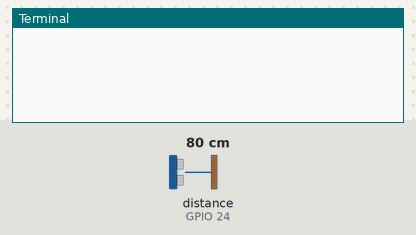
Recording of a program running on a simulated Raspberry Pi (BCM pin numbers). On the bench: the last lines printed to the terminal. The inputs (shaded band) are chosen by the test bench; at power-on: distance to the obstacle (sensor on GPIO 24) 80 cm. The echo pulse lasts 58.3 µs per cm; the clock reads 2024-03-15 10:24:30 at power-on unless the program sets it; speech is not drawn; the words are listed on the console.

Above: at 1.2 s.
1.3 s: distance to the obstacle (sensor on GPIO 24) set to 2 cm
At 3.5 s:
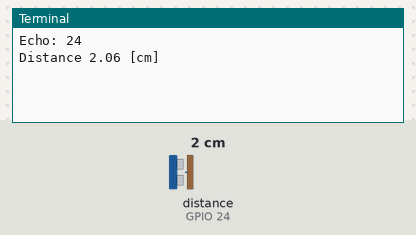
4.3 s: distance to the obstacle (sensor on GPIO 24) set to 4 cm
At 6.6 s:
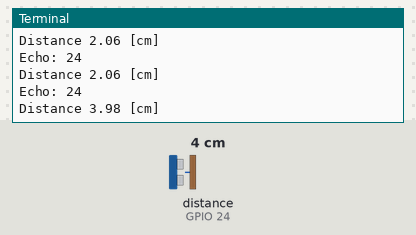

The program:

ultrasonico.py
```python
import time #se necesita para usar las funciones de tiempo
from subprocess import call #la necesitamos para la interrupcion de teclado
import RPi.GPIO as GPIO
import numpy as np

#---------------------------------------------------------------
try:
    import pyttsx

    engine = pyttsx.init()

    rate = engine.getProperty('rate')
    volume = engine.getProperty('volume')
    engine.setProperty('volume', volume-0.25)
    engine.setProperty('rate', rate-50)
    voices = engine.getProperty('voices')
    engine.setProperty('voice','spanish-latin-am')
except:
    print "Error in tts"

#---------------------------------------------------------------


# GPIO.setmode(GPIO.BOARD) #Queremos usar la numeracion de la placa

out_data = list()
out_data.append('distance[cm]')
GPIO.setmode(GPIO.BCM)

  #Definimos los dos pines del sensor que hemos conectado: Trigger y Echo
Trig = 23
Echo = 24

   #Hay que configurar ambos pines del HC-SR04
GPIO.setup(Trig, GPIO.OUT)
GPIO.setup(Echo, GPIO.IN)

def Ultrasonic():
        GPIO.output(Trig, GPIO.LOW)

        #time.sleep(2*10**-6) #esperamos dos microsegundos
        time.sleep(2)
        GPIO.output(Trig, True) #encendemos el pin Trig
        time.sleep(0.00001) #esperamos diez microsegundos
        GPIO.output(Trig, GPIO.LOW)

        print 'Echo:',Echo

        while True:
            start = time.time()
            if GPIO.input(Echo) == GPIO.HIGH:
                break

        while True:
            end = time.time()
            if GPIO.input(Echo) == GPIO.LOW:
                break


        #print "Time ", start,end
        duracion = end-start
        distance = duracion*34300/2
        out_data.append(distance)


        print "Distance %.2f [cm]" %distance

        if distance<10:
            try:
                engine.say(str(distance))
                engine.runAndWait()
            except:
                print "Error in ttsx"


while True:
        try:
            Ultrasonic()

        except KeyboardInterrupt:
            print ' Exiting'
            break

        #por ultimo hay que restablecer los pines GPIO
print "Cleaning"
GPIO.cleanup()
print 'Saving DB ultra.csv'
np.savetxt('ultra.csv', (out_data), ['%s\t'],delimiter=',')
```

Measured:
- after the input at 1.3 s, the terminal: prints a new line after 0.70 s (image 1)
- after the input at 4.3 s, the terminal: prints a new line after 1.7 s (image 2)
